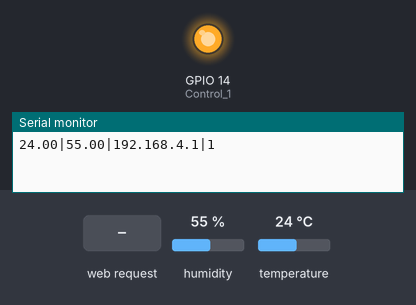
A sketch run on a simulated ESP8266 (NodeMCU). On the bench: output pins drawn as LEDs (lit = HIGH), the last lines printed to the serial monitor. The inputs (shaded band) are chosen by the test bench; at power-on: humidity 55 %, temperature 24 °C.

Above: at 1.3 s.
1.4 s: HTTP request GET /control?sign=click received
At 2.6 s:
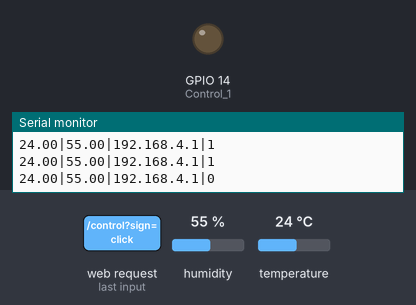
Timing chart, 0 to 4.4 s (numbered marks = the images above; inputs shaded):
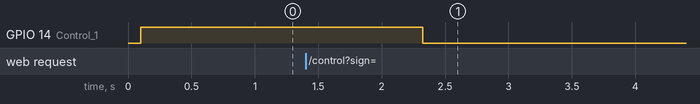

The sketch:

ESP8266.ino
```cpp
#include <DHT.h>
#include <ESP8266WiFi.h>
#include <ESP8266WebServer.h>
#include <ArduinoJson.h> // Thư viện để xử lý JSON

#define SensorDHT11 4
#define Control_1 14
DHT dht(SensorDHT11, DHT11);

ESP8266WebServer server(80);
const char *ssid = "ESP8266_wifi";
const char *password = "82668266";

float temperature;
float humidity;
bool Control_1_status;

String dataSEND;
String Web_Address;

void setup() {
  Serial.begin(9600);
  delay(100);

  WiFi.softAP(ssid, password);
  dht.begin();

  Control_1_status = true;
  pinMode(Control_1, OUTPUT);
  digitalWrite(Control_1, HIGH);// Chỉ định chân Control_1 là chân OUTPUT

  Web_Address = WiFi.softAPIP().toString(); // Chuyển địa chỉ IP thành chuỗi

  server.on("/", HTTP_GET, UploadWeb);
  server.on("/data", HTTP_GET, DataCenter); // Thêm route để trả về JSON
  server.on("/control", HTTP_GET, ControlCenter); // Thêm route để điều khiển LED
  server.begin();
}

void loop() {
  server.handleClient();
  CollectDataSensor();
}

void CollectDataSensor() {
  delay(100);
  humidity = dht.readHumidity();
  temperature = dht.readTemperature();
  if (isnan(humidity) || isnan(temperature)) {
    dataSEND = String(0) + "|" + String(0) + "|" + Web_Address + "|" + String(Control_1_status);
    Serial.println(dataSEND);
  } else {
    dataSEND = String(temperature) + "|" + String(humidity) + "|" + Web_Address + "|" + String(Control_1_status);
    Serial.println(dataSEND);
  }
  delay(1000);
}

void DataCenter() {
  String json = "{\"temperature\":" + String(temperature) + ",\"humidity\":" + String(humidity) + ",\"Control_1_status\":" + String(Control_1_status) + "}";
  server.send(200, "application/json", json);
  //Serial.println(json);
}

void ControlCenter() {
  String DataGet = server.arg("sign");
  //Serial.println(DataGet);
  if (DataGet == "click")
    Control_1_status = !Control_1_status;
  if (Control_1_status == true)
    digitalWrite(Control_1, HIGH); // Bật LED
  else
    digitalWrite(Control_1, LOW); // tắt LED
  server.send(200, "text/plain", "OK");
}

void UploadWeb() {
  String html = R"HTML(
<!DOCTYPE html>
<html lang="en">
<head>
  <meta charset="UTF-8">
  <meta name="viewport" content="width=device-width, initial-scale=1.0">
  <style>
    body {
      font-family: Arial, sans-serif;
      display: flex;
      flex-direction: column;
      justify-content: center;
      align-items: center;
      height: 100vh;
      margin: 0;
      background-color: #f0f0f0;
    }

    .container {
      text-align: center;
      border: 1px solid #ccc;
      padding: 20px;
      border-radius: 10px;
      background-color: #4CAF50;
      transition: background-color 0.3s, box-shadow 0.3s;
      margin: 10px;
      box-shadow: 0 2px 5px rgba(0, 0, 0, 0.1);
    }

    .yellow-box {
      background-color: yellow;
      border-radius: 10px;
      padding: 10px;
      margin-bottom: 20px;
      box-shadow: 0 2px 5px rgba(0, 0, 0, 0.1);
    }

    .blue-box {
      background-color: blue;
      border-radius: 10px;
      padding: 10px;
      box-shadow: 0 2px 5px rgba(0, 0, 0, 0.1);
    }

    #temperature {
      color: red;
      text-shadow: 2px 2px 4px rgba(0, 0, 0, 0.5); /* Hiệu ứng đổ bóng */
    }

    #humidity {
      color: white;
      text-shadow: 2px 2px 4px rgba(0, 0, 0, 0.5); /* Hiệu ứng đổ bóng */
    }

    #Control1Button {
      cursor: pointer;
      background-color: white;
      color: black;
      border-radius: 50%; /* Make it circular */
      padding: 10px 20px;
      margin-bottom: 20px;
      width: 60px; /* Set the width and height to make it circular */
      height: 60px;
      box-shadow: 0 2px 5px rgba(0, 0, 0, 0.1);
      justify-content: center; /* Center horizontally */
      align-items: center; /* Center vertically */
    }

    h1,h2 {
      color: black;
      text-shadow: 2px 2px 4px rgba(0, 0, 0, 0.5); /* Hiệu ứng đổ bóng */
    }
  </style>
</head>
<body>
  <h2>Đang lấy dữ liệu ...</h2>
  <div class="container">
    <h1>WebServer ESP8266</h1>
    <h1>by PHÓNG-THÔNG</h1>
    <div class="yellow-box">
      <span id="temperature">Nhiệt độ: --°C</span><br>
    </div>
    <div class="blue-box">
      <span id="humidity">Độ ẩm: --%</span><br>
    </div>
  </div>
  <h1>Control</h1>
  <button id="Control1Button" onclick="toggleLED()">1</button>
  <script>
    let intervalID; // Biến lưu trữ ID của hẹn giờ
    let button1Disabled = false; // Biến kiểm soát trạng thái của nút 1

    async function updateData() {
      try {
        const response = await fetch("/data");
        if (response.ok) {
          const data = await response.json();
          document.getElementById("temperature").textContent = `Nhiệt độ: ${data.temperature} °C`;
          document.getElementById("humidity").textContent = `Độ ẩm: ${data.humidity} %`;

          //Cập nhật trạng thái BUTTON
          if(data.Control_1_status == '0')
            document.getElementById("Control1Button").style.backgroundColor = `white`;
          else
            document.getElementById("Control1Button").style.backgroundColor = `red`;

          const h2 = document.querySelector('h2');
          h2.textContent = '';
        }
      } catch (error) {
        console.error("Lỗi khi cập nhật dữ liệu:", error);
      }
    }

    async function toggleLED() {
      if (button1Disabled) {
        return; // Nếu nút đã bị vô hiệu hóa, không làm gì cả
      }
      const h2 = document.querySelector('h2');
      h2.textContent = 'Cập nhật...';
      // Vô hiệu hóa nút 1
      button1Disabled = true;
      try {
        const response = await fetch("/control?sign=click");
        if (response.ok) {
          // Sau khi điều khiển thiết bị, gọi ngay lập tức hàm updateData()
          updateData();

          // Kiểm tra nếu hẹn giờ đang hoạt động thì hủy nó
          if (intervalID) {
            clearInterval(intervalID);
          }

          // Thiết lập hẹn giờ mới sau khi điều khiển thiết bị
          intervalID = setInterval(updateData, 10000);

          // Mở lại nút 1
          button1Disabled = false;
        } else {
          console.error("Lỗi khi điều khiển đèn LED.");
        }
      } catch (error) {
        console.error("Lỗi khi điều khiển LED:", error);
      }
    }

    updateData();

    // Cập nhật dữ liệu mỗi 10 giây
    // Bắt đầu hẹn giờ ban đầu
    intervalID = setInterval(updateData, 10000);
  </script>
</body>
</html>
  )HTML";

  server.send(200, "text/html", html);
}
```

Measured:
- after the input at 1.4 s, GPIO 14 (Control_1): HIGH → LOW after 0.92 s
